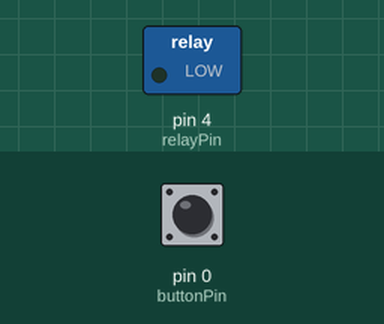
This sketch was run on a simulated Arduino Uno, built with avr-gcc and run on an emulated ATmega328P. Parts: switched loads named in the sketch (green lamp = pin HIGH). The inputs (shaded band) are chosen by the test bench; at power-on: pin 0 (buttonPin) LOW.

Above: at 1.2 s.
1.3 s: pin 0 (buttonPin) pulled HIGH for 0.15 s
At 2.0 s:
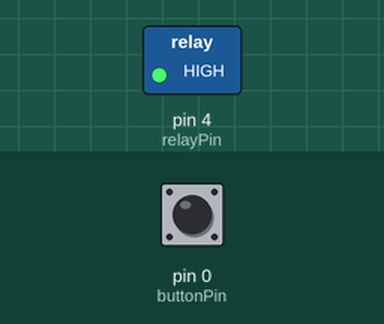
Timing chart, 0 to 4.3 s (numbered marks = the images above; inputs shaded):
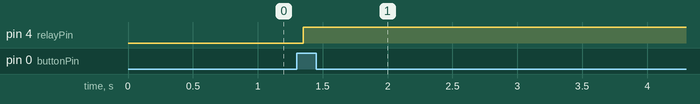

Measured:
- after the input at 1.3 s, pin 4 (relayPin): LOW → HIGH after 0.05 s

The sketch:

timerRelay.ino
```cpp
#include <Bounce2.h>

//setup macros for time
#define SECOND	1000L
#define MINUTE	SECOND * 60L
#define HOUR	MINUTE * 60L

//how long the relay should be turned on for
const unsigned long runTime = 2 * HOUR;

//setup the I/O pins
const int relayPin = 4;
const int buttonPin = 0;

//setup the debouncer for the button
Bounce buttonDebounce = Bounce();

void setup(){

	//setup the relay pin as an output
	pinMode(relayPin, OUTPUT);
	digitalWrite(relayPin, LOW);

	//setup the button pin and attach it to the debouncer
	pinMode(buttonPin, INPUT);
	buttonDebounce.attach(buttonPin);
	buttonDebounce.interval(50);

}

void loop(){
	buttonDebounce.update();

	//if the user presses the button, trigger the relay
	if(buttonDebounce.rose()){

		//turn the relay on
		digitalWrite(relayPin, HIGH);

		//wait for runTime amount of time
		delay(runTime);

		//turn the relay off
		digitalWrite(relayPin, LOW);
	}

}
```
